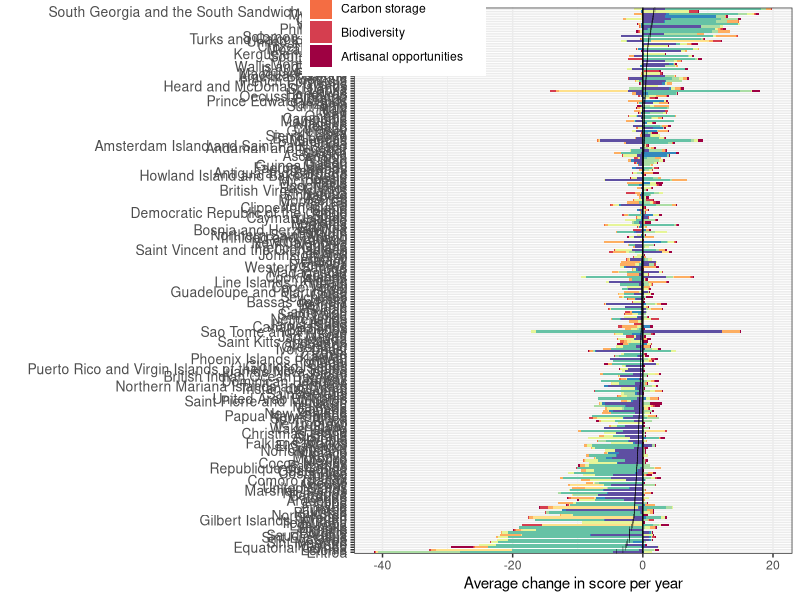
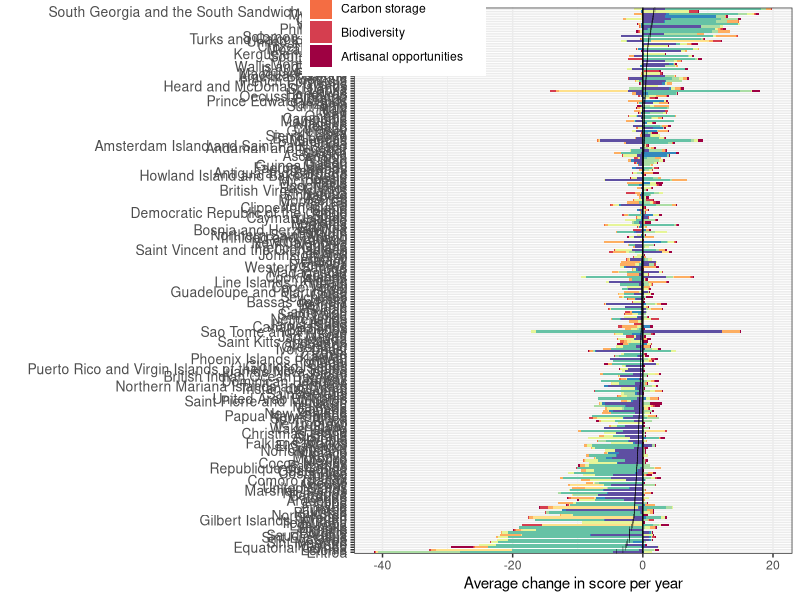
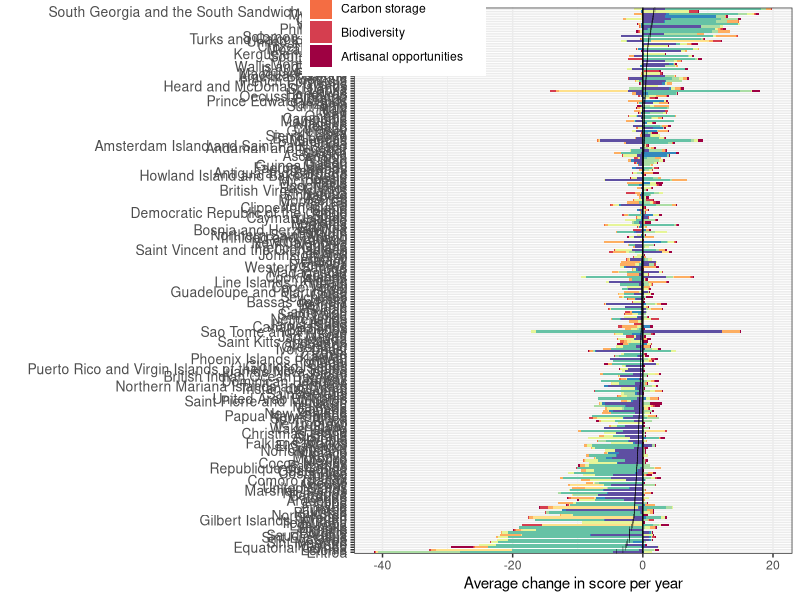

Write R code to recreate these figures, in order.
### Stacked bar plot of goal trends for each region

library(dplyr)
library(tidyr)
library(ggplot2)
library(RColorBrewer)

setwd("global2017/Reporting")

goals <- c('Index', 'AO', 'SPP', 'BD', 'HAB', 'CP', 'CS', 'CW', 'ECO', 'LE', 'LIV', 'FIS', 'FP', 'MAR', 'ICO', 'SP', 'LSP', 'NP', 'TR')
goal_names <- data.frame(goal=goals, long_goal=c("Index", 
                                                 "Artisanal opportunities",
                                                 "Species condition (subgoal)",
                                                 "Biodiversity",
                                                 "Habitat (subgoal)",
                                                 "Coastal protection",
                                                 "Carbon storage",
                                                 "Clean water",
                                                 "Economies",
                                                 "Livelihoods & economies",
                                                 "Livelihoods",
                                                 "Fisheries (subgoal)",
                                                 "Food provisioning",
                                                 "Mariculture (subgoal)",
                                                 "Iconic species (subgoal)",
                                                 "Sense of place",
                                                 "Lasting special places (subgoal)",
                                                 "Natural products",
                                                 "Tourism & recreation"))


data <- read.csv("data/trends_2017.csv") %>%
  filter(region_id != 0) %>%
  select(-region_id, -SPP, -HAB, -ECO, -LIV, -FIS, -MAR, -ICO, -LSP) %>%
  gather("goal", "trend", -country) %>%
  left_join(goal_names, by='goal') %>%
  select(country, goal=long_goal, trend)

index <- filter(data, goal=="Index") %>%
  mutate(country = as.character(country)) %>%
  arrange(trend)

data <- data %>%
  mutate(country=as.character(country)) %>%
  mutate(country = factor(country, levels=index$country))

myPalette <- brewer.pal(10, "Spectral")

p <- ggplot(data=filter(data, goal != "Index"), aes(x=country, y=trend, fill=goal)) + 
  geom_bar(stat="identity") +
  scale_fill_manual(values=myPalette) +
  coord_flip() +
  theme_bw() +
  labs(y="Average change in score per year", x="") + 
  guides(fill=guide_legend(reverse=TRUE)) +
  theme(axis.text.y=element_text(size=10),
        legend.justification=c(1,0), legend.position=c(.3,.875)) +
  geom_point(data=index, aes(y=trend, x=country), fill="black", shape="|") +
  geom_hline(yintercept=0, color="black")
p
ggsave('Trend_barplot.pdf', height=25, width=10)
ggsave('Trend_barplot.png', height=25, width=10)

